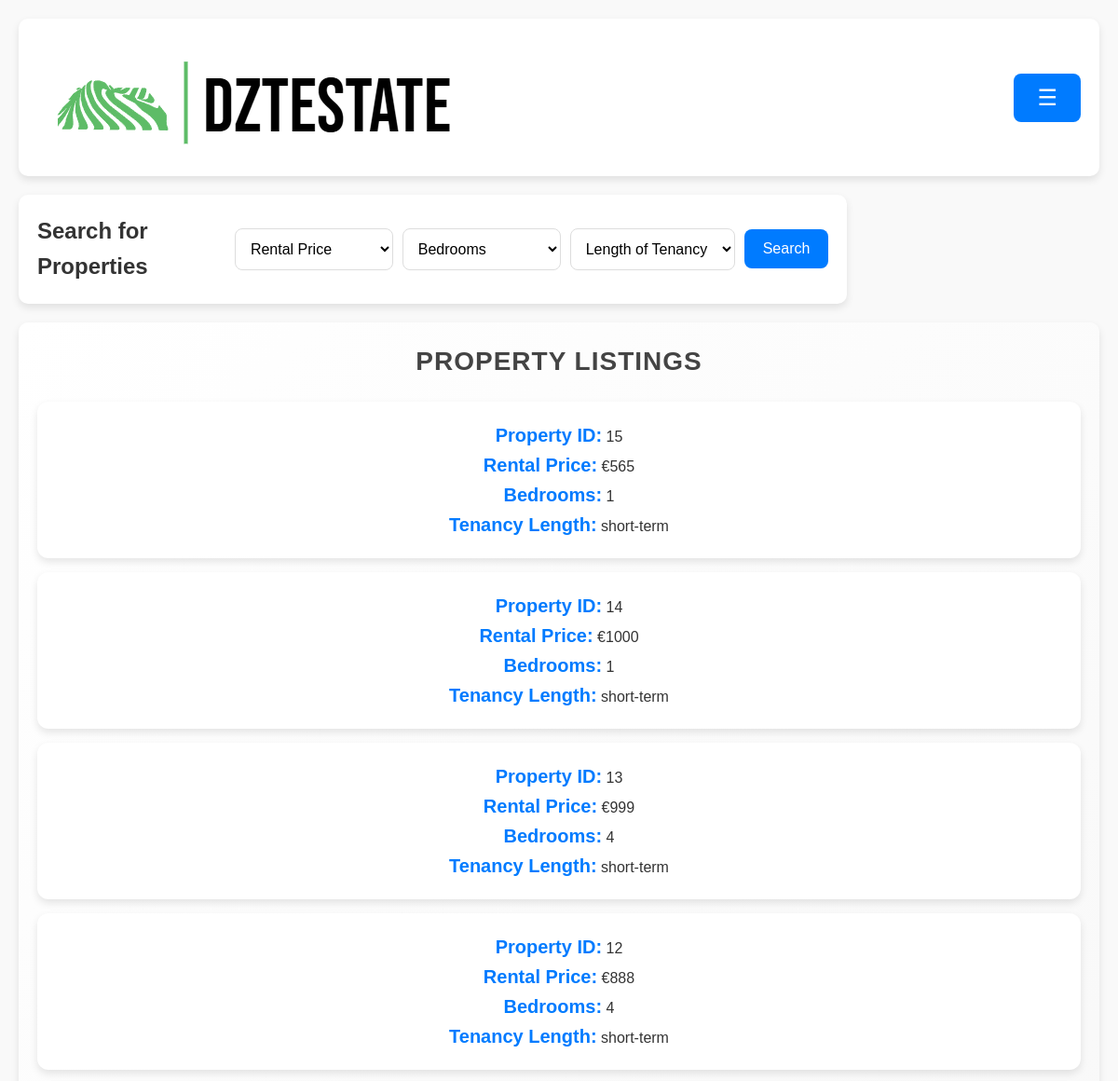
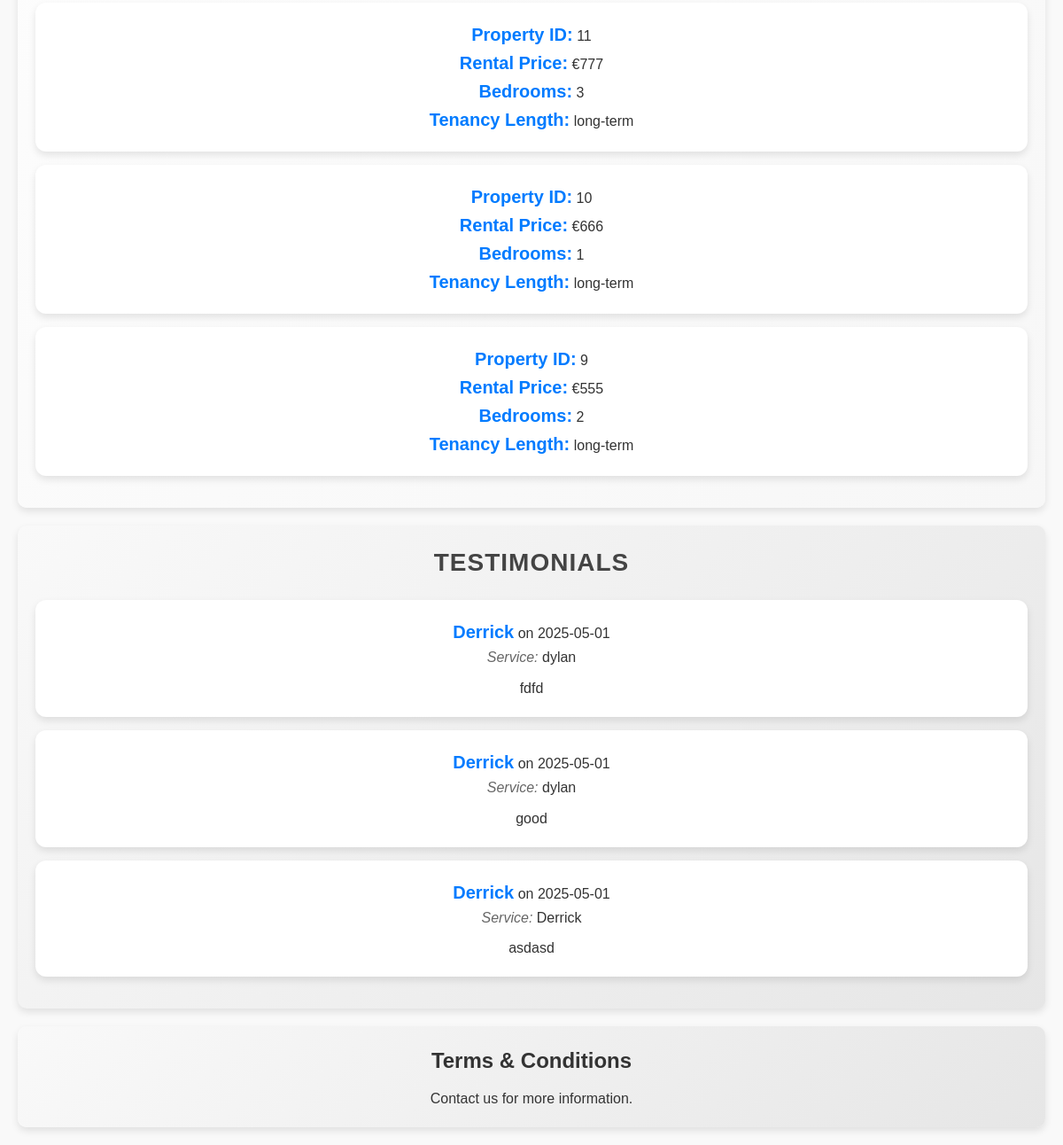
Page /Home.php on the committed database (2 pictures, top to bottom).
### tables this page shows
CREATE TABLE `properties` (
  `ID` int(11) NOT NULL,
  `LandlordID` int(11) DEFAULT NULL,
  `Beds` int(11) DEFAULT NULL,
  `RentalMonths` varchar(10) DEFAULT NULL,
  `RentalPrice` double DEFAULT NULL
);

CREATE TABLE `testimonials` (
  `ID` int(11) NOT NULL,
  `UserName` varchar(20) NOT NULL,
  `ServiceName` varchar(200) DEFAULT NULL,
  `Date` date DEFAULT NULL,
  `Comment` text DEFAULT NULL
);

### Home.php (the view, shortened to what this page needs)
<?php
$servername = "localhost";
$username = "root";
$password = "";
$dbname = "dzt_db";
$con = new mysqli($servername, $username, $password, $dbname);
$searchResults = null;
?>
<!DOCTYPE html>
<html lang="en">
<head>
    <link rel="stylesheet" href="Home.css">
</head>
<body>
    <div class="parent">
        <div class="header">
            <img src="images/logo.png" alt="Logo" class="logo">
            <button class="burger-button" onclick="toggleDropdown()">☰</button>
        </div>
        <form action="Home.php" method="POST">
            <div class="div3">
                <h2>Search for Properties</h2>
                <br>
                <select id="rentalPrice" name="rentalPrice">
                    <option value="">Rental Price</option>
                </select>
                <select id="bedrooms" name="bedrooms">
                    <option value="">Bedrooms</option>
                </select>
                <select id="tenancyLength" name="tenancyLength">
                    <option value="">Length of Tenancy</option>
                </select>
                <button class="search-button" type="submit">Search</button>
            </div>
        </form>
        <div class="div4">
            <h2>Property Listings</h2>
            <?php if (
                $_SERVER["REQUEST_METHOD"] == "POST" &&
                $searchResults != null
            ) {
                if ($searchResults->num_rows > 0) {
                    echo "<ul>";
                    while ($row = $searchResults->fetch_assoc()) {
                        echo "<li>";
                        echo "<strong>Property ID:</strong> " .
                            htmlspecialchars($row["ID"]) .
                            "<br>";
                        echo "<strong>Rental Price:</strong> €" .
                            htmlspecialchars($row["RentalPrice"]) .
                            "<br>";
                        echo "<strong>Bedrooms:</strong> " .
                            htmlspecialchars($row["Beds"]) .
                            "<br>";
                        echo "<strong>Tenancy Length:</strong> " .
                            htmlspecialchars($row["RentalMonths"]) .
                            "<br>";
                        echo "</li>";
                    }
                    echo "</ul>";
                } else {
                    echo "<p>No properties match your search criteria.</p>";
                }
            } else {
                $sql = "SELECT * FROM properties ORDER BY ID DESC";
                $result = $con->query($sql);
                if ($result->num_rows > 0) {
                    echo "<ul>";
                    while ($row = $result->fetch_assoc()) {
                        echo "<li>";
                        echo "<strong>Property ID:</strong> " .
                            htmlspecialchars($row["ID"]) .
                            "<br>";
                        echo "<strong>Rental Price:</strong> €" .
                            htmlspecialchars($row["RentalPrice"]) .
                            "<br>";
                        echo "<strong>Bedrooms:</strong> " .
                            htmlspecialchars($row["Beds"]) .
                            "<br>";
                        echo "<strong>Tenancy Length:</strong> " .
                            htmlspecialchars($row["RentalMonths"]) .
                            "<br>";
                        echo "</li>";
                    }
                    echo "</ul>";
                } else {
                    echo "<p>No properties available at the moment.</p>";
                }
            } ?>
        </div>
        <div class="div5">
            <h2>Testimonials</h2>
            <?php
            $sql = "SELECT * FROM testimonials ORDER BY Date DESC";
            $result = $con->query($sql);
            if ($result->num_rows > 0) {
                echo "<ul>";
                while ($row = $result->fetch_assoc()) {
                    echo "<li>";
                    echo "<strong>" .
                        htmlspecialchars($row["UserName"]) .
                        "</strong> on " .
                        htmlspecialchars($row["Date"]) .
                        "<br>";
                    echo "<em>Service:</em> " .
                        htmlspecialchars($row["ServiceName"]) .
                        "<br>";
                    echo "<p>" . htmlspecialchars($row["Comment"]) . "</p>";
                    echo "</li>";
                }
                echo "</ul>";
            } else {
                echo "<p>No testimonials available at the moment.</p>";
            }
            ?>
        </div>
        <div class="div6">
            <h2>Terms & Conditions</h2>
            <p>Contact us for more information.</p>
        </div>
    </div>
</body>
</html>

### Home.css (style rules this page uses)
body, h1, h2, h3, p, a, button, input { margin: 0; padding: 0; box-sizing: border-box; font-family: 'Poppins', sans-serif; }
body { background-color: #f9f9f9; color: #333; line-height: 1.6; font-size: 16px; overflow-x: hidden; }
.parent { display: grid; grid-template-columns: repeat(5, 1fr); grid-template-rows: repeat(7, auto); grid-gap: 20px; padding: 20px; max-width: auto; margin: 0; }
.header { grid-area: 1 / 1 / 2 / 6; background-color: #ffffff; display: flex; align-items: center; justify-content: space-between; padding: 20px; border-radius: 10px; box-shadow: 0 4px 8px rgba(0, 0, 0, 0.1); transition: transform 0.3s ease, box-shadow 0.3s ease; }
.logo { max-width: 500px; height: auto; }
.burger-button { font-size: 24px; padding: 12px 25px; background-color: #007BFF; color: #fff; border: none; border-radius: 8px; cursor: pointer; transition: background-color 0.3s ease, transform 0.3s ease; }
.div3 { grid-area: 2 / 1 / 3 / 6; background-color: #ffffff; display: flex; align-items: center; justify-content: center; padding: 20px; border-radius: 10px; box-shadow: 0 4px 8px rgba(0, 0, 0, 0.1); }
#rentalPrice, #bedrooms, #tenancyLength { padding: 12px; font-size: 16px; border: 1px solid #ddd; border-radius: 8px; margin-left: 10px; background-color: #fff; transition: box-shadow 0.3s ease; width: 200px; }
.search-button { padding: 12px 20px; margin-left: 10px; font-size: 16px; background-color: #007BFF; color: #fff; border: none; border-radius: 8px; cursor: pointer; transition: background-color 0.3s ease, transform 0.3s ease; }
.div4 { background: linear-gradient(135deg, #ffffff, #f7f7f7); transition: transform 0.3s ease, box-shadow 0.3s ease; grid-area: 3 / 1 / 5 / 6; padding: 20px; border-radius: 10px; box-shadow: 0 4px 8px rgba(0, 0, 0, 0.1); text-align: center; color: #333; }
.div4 h2 { text-align: center; color: #444; font-size: 28px; margin-bottom: 20px; font-weight: bold; text-transform: uppercase; letter-spacing: 1px; }
.div4 ul { list-style-type: none; padding: 0; }
.div4 li { background: #ffffff; margin: 15px 0; padding: 20px; border-radius: 12px; box-shadow: 0 4px 8px rgba(0, 0, 0, 0.1); transition: transform 0.3s ease, box-shadow 0.3s ease; }
.div4 li strong { color: #007BFF; font-size: 20px; font-weight: bold; }
.div5 { background: linear-gradient(135deg, #f9f9f9, #e6e6e6); transition: transform 0.3s ease, box-shadow 0.3s ease; grid-area: 5 / 1 / 7 / 6; background-color: #ffffff; padding: 20px; border-radius: 10px; box-shadow: 0 4px 8px rgba(0, 0, 0, 0.1); text-align: center; color: #333; }
.div5 h2 { text-align: center; color: #444; font-size: 28px; margin-bottom: 20px; font-weight: bold; text-transform: uppercase; letter-spacing: 1px; }
.div5 ul { list-style-type: none; padding: 0; }
.div5 li { background: #ffffff; margin: 15px 0; padding: 20px; border-radius: 12px; box-shadow: 0 4px 8px rgba(0, 0, 0, 0.1); transition: transform 0.3s ease, box-shadow 0.3s ease; }
.div5 li strong { color: #007BFF; font-size: 20px; font-weight: bold; }
.div5 li em { color: #666; font-style: italic; font-size: 16px; }
.div5 li p { color: #333; margin-top: 10px; font-size: 16px; line-height: 1.5; }
.div5 p { font-size: 16px; }
.div6 { background: linear-gradient(135deg, #f9f9f9, #e6e6e6); transition: transform 0.3s ease, box-shadow 0.3s ease; grid-area: 7 / 1 / 8 / 6; padding: 20px; border-radius: 10px; box-shadow: 0 4px 8px rgba(0, 0, 0, 0.1); text-align: center; color: #333; }
.div6 h2 { font-size: 24px; margin-bottom: 10px; }
.div6 p { font-size: 16px; }

### rows in the picture
properties: ID "15", RentalPrice "565", Beds "1", RentalMonths "short-term"
properties: ID "14", RentalPrice "1000", Beds "1", RentalMonths "short-term"
properties: ID "13", RentalPrice "999", Beds "4", RentalMonths "short-term"
properties: ID "12", RentalPrice "888", Beds "4", RentalMonths "short-term"
properties: ID "11", RentalPrice "777", Beds "3", RentalMonths "long-term"
properties: ID "10", RentalPrice "666", Beds "1", RentalMonths "long-term"
properties: ID "9", RentalPrice "555", Beds "2", RentalMonths "long-term"
testimonials: UserName "Derrick", Date "2025-05-01", ServiceName "dylan", Comment "fdfd"
testimonials: UserName "Derrick", Date "2025-05-01", ServiceName "dylan", Comment "good"
testimonials: UserName "Derrick", Date "2025-05-01", ServiceName "Derrick", Comment "asdasd"
